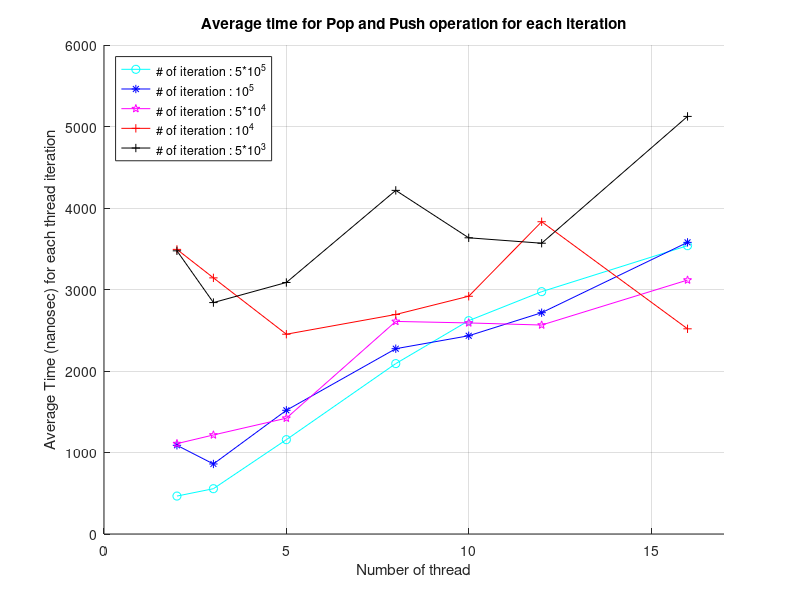

Source code (MATLAB):
%  
% NubilaPardus
%
thread = [2 
3 
5 
8 
10
12
16];

avg_5e5=[465.48873899999995
555.8302853333333
1157.5482784
2090.7526955
2617.5594512
2973.4495578333335
3537.6751921249997];

avg_1e5=[1088.23762
859.28892
1517.7471799999998
2273.65702125
2432.381974
2715.2745508333333
3578.4488137499998];

avg_5e4=[1108.7777999999998
1215.12432
1420.9886040000001
2608.2171424999997
2589.910548
2564.0004050000002
3115.96922375];

avg_1e4=[3492.24965
3142.8524666666667
2451.40798
2693.43685
2917.1454299999996
3831.436008333334
2517.739875];

avg_5e3=[3474.5615
2839.5848666666666
3086.0605600000004
4216.257825
3634.42036
3567.86055
5123.765524999999];


figure(3)
grid on
hold on
xlim([0,17])
plot(thread, avg_5e5, 'c-o')
plot(thread, avg_1e5, 'b-*')
plot(thread, avg_5e4, 'm-p')
plot(thread, avg_1e4, 'r-+')
plot(thread, avg_5e3, 'k-+')
legend({'# of iteration : 5*10^5', '# of iteration : 10^5', '# of iteration : 5*10^4', '# of iteration : 10^4', '# of iteration : 5*10^3'},'Location','northwest')
title('Average time for Pop and Push operation for each iteration')
xlabel('Number of thread')
ylabel('Average Time (nanosec) for each thread iteration')



